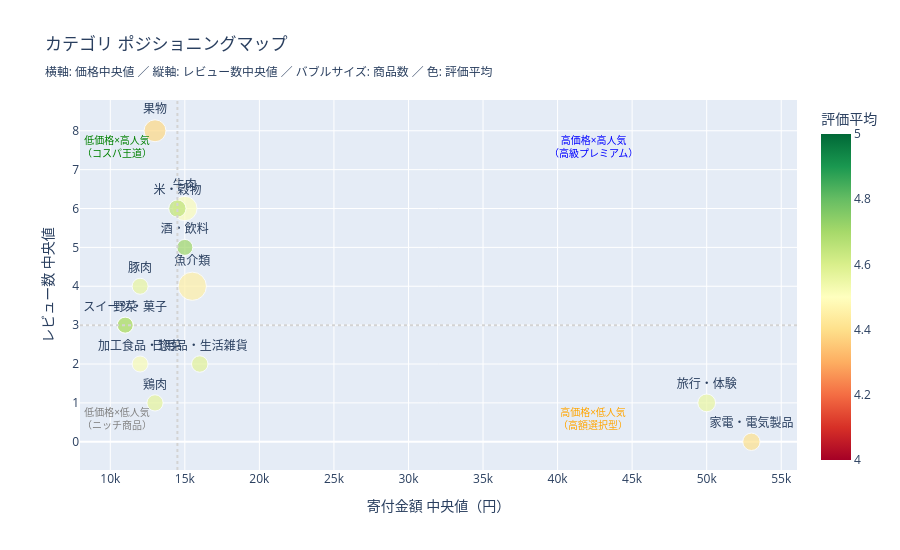

Here is the notebook cell this chart was saved with:
### Markdown cell above
## 2. カテゴリ別 価格 × レビュー ポジショニング

### Code cell
# 4象限マップ：横軸=価格中央値、縦軸=レビュー数中央値
s = summary[summary['category'] != 'その他'].copy()

fig = px.scatter(
    s,
    x='価格_中央値', y='レビュー数_中央値',
    size='件数', color='評価平均',
    text='category',
    color_continuous_scale='RdYlGn',
    range_color=[4.0, 5.0],
    title='カテゴリ ポジショニングマップ<br><sub>横軸: 価格中央値 ／ 縦軸: レビュー数中央値 ／ バブルサイズ: 商品数 ／ 色: 評価平均</sub>',
    labels={'価格_中央値': '寄付金額 中央値（円）', 'レビュー数_中央値': 'レビュー数 中央値'},
    height=550
)
fig.update_traces(textposition='top center', marker=dict(sizemin=8))

# 中央値で4象限を区切る補助線
med_price = s['価格_中央値'].median()
med_review = s['レビュー数_中央値'].median()
fig.add_hline(y=med_review, line_dash='dot', line_color='lightgray')
fig.add_vline(x=med_price, line_dash='dot', line_color='lightgray')

# 象限ラベル
fig.add_annotation(x=s['価格_中央値'].min()*0.95, y=s['レビュー数_中央値'].max()*0.95,
    text='低価格×高人気<br>（コスパ王道）', showarrow=False, font=dict(color='green', size=10))
fig.add_annotation(x=s['価格_中央値'].max()*0.8, y=s['レビュー数_中央値'].max()*0.95,
    text='高価格×高人気<br>（高級プレミアム）', showarrow=False, font=dict(color='blue', size=10))
fig.add_annotation(x=s['価格_中央値'].min()*0.95, y=med_review*0.2,
    text='低価格×低人気<br>（ニッチ商品）', showarrow=False, font=dict(color='gray', size=10))
fig.add_annotation(x=s['価格_中央値'].max()*0.8, y=med_review*0.2,
    text='高価格×低人気<br>（高額選択型）', showarrow=False, font=dict(color='orange', size=10))

fig.show()

### Figure 1 — Plotly figure (JSON) as saved in the notebook; plotly's stock layout.template omitted (floating-point values rounded to 4 significant figures)
{"data": [{"hovertemplate": "寄付金額 中央値（円）=%{x}<br>レビュー数 中央値=%{y}<br>件数=%{marker.size}<br>category=%{text}<br>評価平均=%{marker.color}<extra></extra>", "legendgroup": "", "marker": {"color": [4.452, 4.507, 4.387, 4.556, 4.407, 4.65, 4.575, 4.569, 4.71, 4.497, 4.56, 4.515, 4.708], "coloraxis": "coloraxis", "size": [6069, 4531, 3647, 2404, 2297, 2269, 2050, 2003, 1516, 1397, 1376, 228, 99], "sizemin": 8, "sizemode": "area", "sizeref": 15.17, "symbol": "circle"}, "mode": "markers+text", "name": "", "orientation": "v", "showlegend": false, "text": ["魚介類", "牛肉", "果物", "旅行・体験", "家電・電気製品", "米・穀物", "日用品・生活雑貨", "鶏肉", "酒・飲料", "野菜", "豚肉", "加工食品・惣菜", "スイーツ・菓子"], "textposition": "top center", "type": "scatter", "x": [15500.0, 15000.0, 13000.0, 50000.0, 53000.0, 14500.0, 16000.0, 13000.0, 15000.0, 11000.0, 12000.0, 12000.0, 11000.0], "xaxis": "x", "y": [4.0, 6.0, 8.0, 1.0, 0.0, 6.0, 2.0, 1.0, 5.0, 3.0, 4.0, 2.0, 3.0], "yaxis": "y"}], "layout": {"annotations": [{"font": {"color": "green", "size": 10}, "showarrow": false, "text": "低価格×高人気<br>（コスパ王道）", "x": 10450, "y": 7.6}, {"font": {"color": "blue", "size": 10}, "showarrow": false, "text": "高価格×高人気<br>（高級プレミアム）", "x": 42400, "y": 7.6}, {"font": {"color": "gray", "size": 10}, "showarrow": false, "text": "低価格×低人気<br>（ニッチ商品）", "x": 10450, "y": 0.6}, {"font": {"color": "orange", "size": 10}, "showarrow": false, "text": "高価格×低人気<br>（高額選択型）", "x": 42400, "y": 0.6}], "coloraxis": {"cmax": 5, "cmin": 4, "colorbar": {"title": {"text": "評価平均"}}, "colorscale": [[0, "rgb(165,0,38)"], [0.1, "rgb(215,48,39)"], [0.2, "rgb(244,109,67)"], [0.3, "rgb(253,174,97)"], [0.4, "rgb(254,224,139)"], [0.5, "rgb(255,255,191)"], [0.6, "rgb(217,239,139)"], [0.7, "rgb(166,217,106)"], [0.8, "rgb(102,189,99)"], [0.9, "rgb(26,152,80)"], [1, "rgb(0,104,55)"]]}, "height": 550, "legend": {"itemsizing": "constant", "tracegroupgap": 0}, "shapes": [{"line": {"color": "lightgray", "dash": "dot"}, "type": "line", "x0": 0, "x1": 1, "xref": "x domain", "y0": 3, "y1": 3, "yref": "y"}, {"line": {"color": "lightgray", "dash": "dot"}, "type": "line", "x0": 14500, "x1": 14500, "xref": "x", "y0": 0, "y1": 1, "yref": "y domain"}], "title": {"text": "カテゴリ ポジショニングマップ<br><sub>横軸: 価格中央値 ／ 縦軸: レビュー数中央値 ／ バブルサイズ: 商品数 ／ 色: 評価平均</sub>"}, "xaxis": {"anchor": "y", "domain": [0, 1], "title": {"text": "寄付金額 中央値（円）"}}, "yaxis": {"anchor": "x", "domain": [0, 1], "title": {"text": "レビュー数 中央値"}}}}
